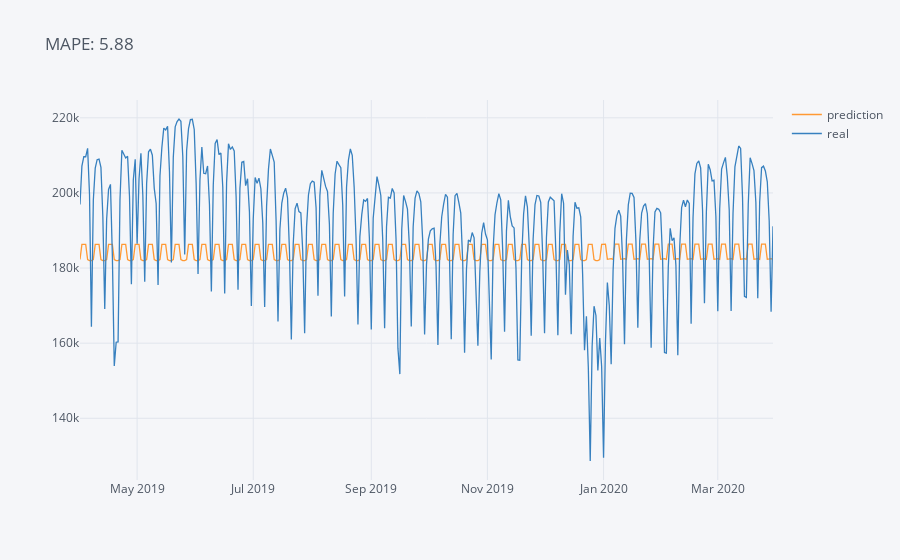

This figure's notebook cell:
### Code cell
plotting.iplot()

### Figure 1 — Plotly figure (JSON) as saved in the notebook; plotly's stock layout.template omitted (floating-point values rounded to 4 significant figures; data arrays with more than 128 entries replaced by an {"elided": "..."} marker saying what was removed)
{"data": [{"line": {"color": "rgba(255, 153, 51, 1.0)", "dash": "solid", "shape": "linear", "width": 1.3}, "mode": "lines", "name": "prediction", "text": "", "type": "scatter", "x": {"elided": "365 str values"}, "y": {"elided": "365 float values"}}, {"line": {"color": "rgba(55, 128, 191, 1.0)", "dash": "solid", "shape": "linear", "width": 1.3}, "mode": "lines", "name": "real", "text": "", "type": "scatter", "x": {"elided": "365 str values"}, "y": {"elided": "365 float values"}}], "layout": {"legend": {"bgcolor": "#F5F6F9", "font": {"color": "#4D5663"}}, "paper_bgcolor": "#F5F6F9", "plot_bgcolor": "#F5F6F9", "title": {"font": {"color": "#4D5663"}, "text": "MAPE: 5.88"}, "xaxis": {"gridcolor": "#E1E5ED", "showgrid": true, "tickfont": {"color": "#4D5663"}, "title": {"font": {"color": "#4D5663"}, "text": ""}, "zerolinecolor": "#E1E5ED"}, "yaxis": {"gridcolor": "#E1E5ED", "showgrid": true, "tickfont": {"color": "#4D5663"}, "title": {"font": {"color": "#4D5663"}, "text": ""}, "zerolinecolor": "#E1E5ED"}}}
